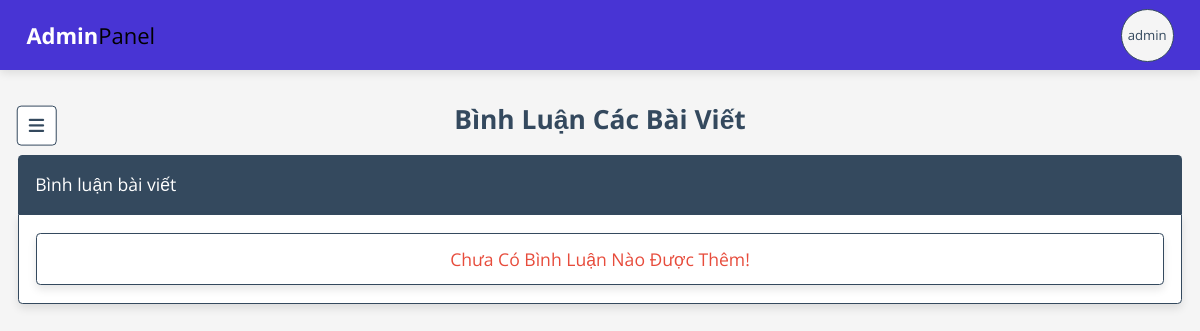
Page /admin/comments.php (signed in) on the earlier database version.
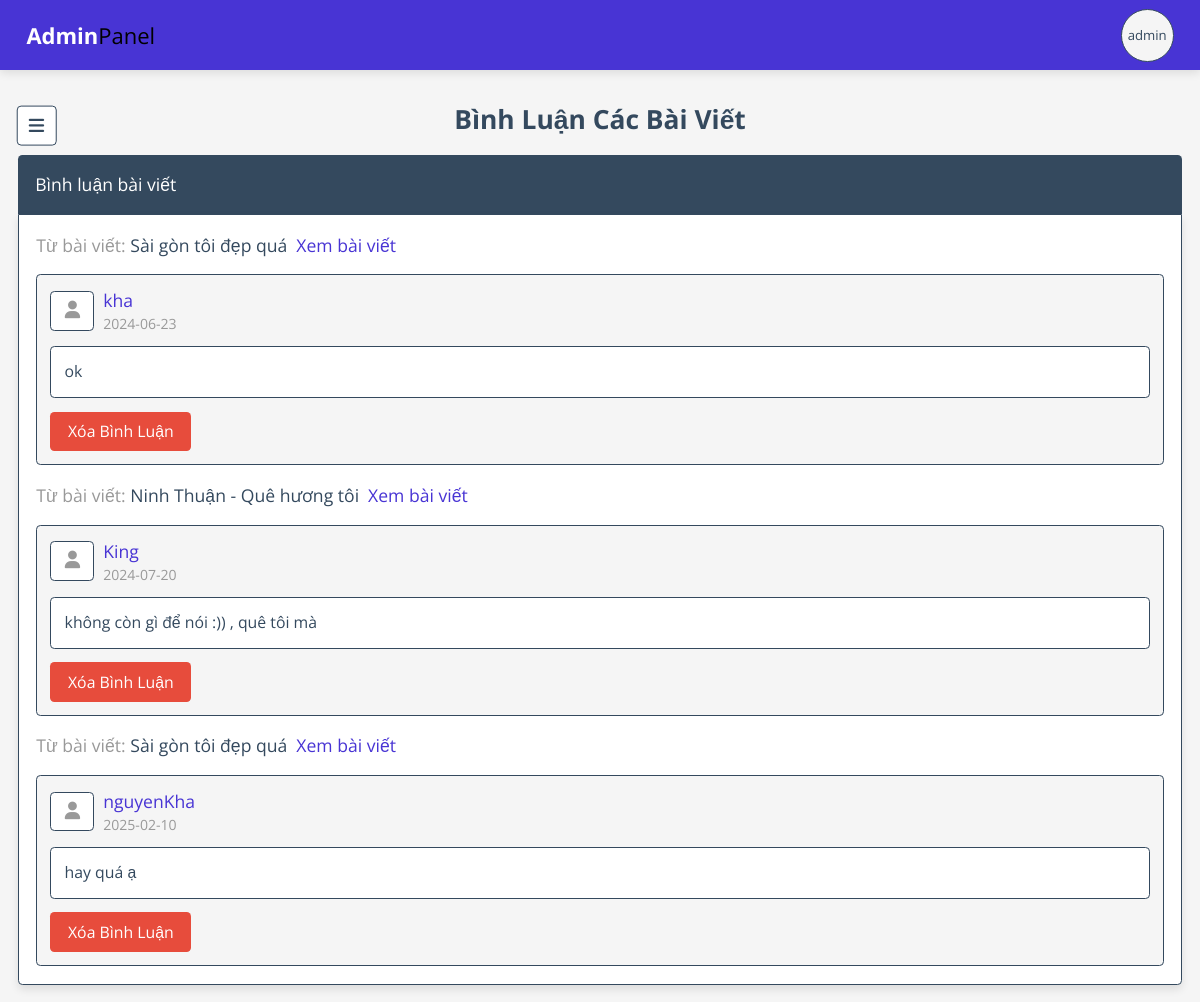
Same page on the later database version.
### tables this page shows
CREATE TABLE `posts` (
  `id` int(100) NOT NULL,
  `admin_id` int(100) NOT NULL,
  `name` varchar(100) NOT NULL,
  `title` varchar(100) NOT NULL,
  `content` varchar(10000) NOT NULL,
  `category` varchar(50) NOT NULL,
  `image` varchar(100) NOT NULL,
  `date` date NOT NULL DEFAULT current_timestamp(),
  `status` varchar(10) NOT NULL,
  `tag_id` int(11) DEFAULT NULL
);

CREATE TABLE `comments` (
  `id` int(100) NOT NULL,
  `post_id` int(100) NOT NULL,
  `admin_id` int(100) NOT NULL,
  `user_id` int(100) NOT NULL,
  `user_name` varchar(50) NOT NULL,
  `comment` varchar(1000) NOT NULL,
  `date` date NOT NULL DEFAULT current_timestamp()
);

### admin/comments.php (the view, shortened to what this page needs)
<?php
include '../components/connect.php';
$admin_id = $_SESSION['admin_id'];
?>
<!DOCTYPE html>
<html lang="en">
<head>
   <link rel="stylesheet" href="https://cdnjs.cloudflare.com/ajax/libs/font-awesome/6.1.1/css/all.min.css">
   <link rel="stylesheet" href="../css/admin_style_edit.css">
</head>
<body>
   <?php include '../components/admin_header.php' ?>
   <section class="comments">
      <h1 class="heading">Bình luận các bài viết</h1>
      <p class="comment-title">Bình luận bài viết</p>
      <div class="box-container">
         <?php
         $select_comments = $conn->prepare("SELECT * FROM `comments` WHERE admin_id = ?");
         $select_comments->execute([$admin_id]);
         if ($select_comments->rowCount() > 0) {
            while ($fetch_comments = $select_comments->fetch(PDO::FETCH_ASSOC)) {
         ?>
               <?php
               $select_posts = $conn->prepare("SELECT * FROM `posts` WHERE id = ?");
               $select_posts->execute([$fetch_comments['post_id']]);
               while ($fetch_posts = $select_posts->fetch(PDO::FETCH_ASSOC)) {
               ?>
                  <div class="post-title"> Từ bài viết: <span><?= $fetch_posts['title']; ?></span> <a href="read_post.php?post_id=<?= $fetch_posts['id']; ?>">Xem bài viết</a></div>
               <?php
               }
               ?>
               <div class="box">
                  <div class="user">
                     <i class="fas fa-user"></i>
                     <div class="user-info">
                        <span><?= $fetch_comments['user_name']; ?></span>
                        <div><?= $fetch_comments['date']; ?></div>
                     </div>
                  </div>
                  <div class="text"><?= $fetch_comments['comment']; ?></div>
                  <form action="" method="POST">
                     <button type="submit" class="inline-delete-btn" name="delete_comment" onclick="return confirm('Bạn có chắc xóa bình luận này không?');">Xóa bình luận</button>
                  </form>
               </div>
         <?php
            }
         } else {
            echo '<p class="empty">Chưa có bình luận nào được thêm!</p>';
         }
         ?>
      </div>
   </section>
</body>
</html>

Differences in the rows shown:
added comments: user_name "kha", date "2024-06-23", comment "ok"
added posts: title "Sài gòn tôi đẹp quá"
added comments: user_name "King", date "2024-07-20", comment "không còn gì để nói :)) , quê tôi mà"
added posts: title "Ninh Thuận - Quê hương tôi", shown under "King"
added comments: user_name "nguyenKha", date "2025-02-10", comment "hay quá ạ"
Other differences:
text no longer shown: "Chưa Có Bình Luận Nào Được Thêm!"
